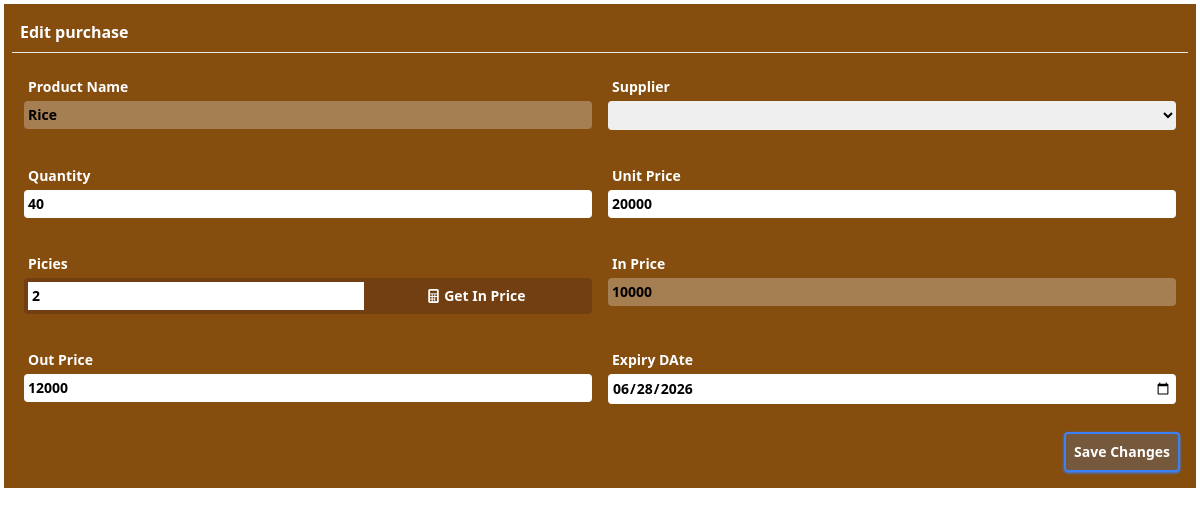
The page /pages/edit_purchase_order.php?porder=1 on the database its author committed.
### tables this page shows
CREATE TABLE `item` (
  `id` int(11) NOT NULL,
  `item_name` text NOT NULL,
  `in_price` double NOT NULL,
  `out_price` double NOT NULL,
  `quantity` double NOT NULL,
  `item_supliyer` int(11) NOT NULL,
  `reg_date` datetime NOT NULL DEFAULT current_timestamp(),
  `pcs` double NOT NULL DEFAULT 1,
  `business` int(11) NOT NULL,
  `expiry_date` date DEFAULT NULL,
  `profit` double NOT NULL
);

CREATE TABLE `purchase_orders` (
  `pord_id` int(11) NOT NULL,
  `business` int(11) NOT NULL,
  `supplier` int(11) NOT NULL,
  `item` int(11) NOT NULL,
  `p_quantity` float NOT NULL,
  `pin_Price` double NOT NULL,
  `pout_price` double NOT NULL,
  `purchase_date` datetime NOT NULL DEFAULT current_timestamp(),
  `expiry_date` date DEFAULT NULL,
  `status` int(11) NOT NULL DEFAULT 0,
  `picies` float NOT NULL
);

### pages/edit_purchase_order.php (the view, shortened to what this page needs)
<?php
include("connection.php");
$supplier=$_SESSION['supplier'];
$porder=$_GET['porder'];
$select_supplier=$conn->prepare("SELECT * FROM supplier where sp_id=?");
$select_supplier->bind_param("i",$supplier);
$select_supplier->execute();
$a_sp=$select_supplier->get_result();
$sp=$a_sp->fetch_assoc();
$select_purchase_order=$conn->prepare("SELECT * FROM purchase_orders where pord_id=?");
$select_purchase_order->bind_param("i",$porder);
$select_purchase_order->execute();
$poredr_result=$select_purchase_order->get_result();
$po=$poredr_result->fetch_assoc();
$item=$po['item'];
$select_item=$conn->prepare("SELECT * FROM item where id=?");
$select_item->bind_param("i",$item);
$select_item->execute();
$a_item=$select_item->get_result();
$it=$a_item->fetch_assoc();
?>
<!DOCTYPE html>
<html lang="en">
<head>
    <script src="../plugins/css/tailwindcss.js"></script>
    <link rel="stylesheet" href="../plugins/icons/bootstrap-icons.css">
</head>
<body>
    <div class="container-fluid p-1 w-full h-[100%] flex">
        <div class="conatiner bg-yellow-800 p-2 rounder w-[100%] m-auto">
            <form action="" method="post">
                <h1 class="text-white font-bold p-2">Edit purchase</h1>
                <hr class="text-white">
                <div class="row flex-column md:flex w-full p-1 my-2 justify-between">
                    <div class="col p-2 w-full md:w-1/2">
                        <label for="" class="block p-1 text-sm text-white font-bold">Product Name</label>
                        <input type="text" required name="pname" id="" disabled value="<?php echo htmlspecialchars($it['item_name']) ?>"
                            class="w-full p-1 rounded outline-0 focus:outline-blue-500 text-sm font-bold">
                    </div>
                    <div class="col p-2 w-full md:w-1/2">
                        <label for="" class="block p-1 text-sm text-white font-bold">Supplier</label>
                        <select required name="supplier" id=""
                            class="w-full p-1 rounded outline-0 focus:outline-blue-500 text-sm font-bold">
                            <option value="<?php echo $sp['sp_id'] ?>"><?php echo htmlspecialchars($sp['name']) ?></option>
                            </select>
                    </div>
                </div>
                <div class="row flex-column md:flex w-full p-1 my-2 justify-between ">
                    <div class="col p-2 w-full md:w-1/2">
                        <label for="" class="block p-1 text-sm text-white font-bold">Quantity</label>
                        <input type="text" required name="pstock" value="<?php echo htmlspecialchars($po['p_quantity']/$po['picies']) ?>"
                            class="w-full p-1 rounded outline-0 focus:outline-blue-500 text-sm font-bold">
                    </div>
                    <div class="col p-2 w-full md:w-1/2">
                        <label for="" class="block p-1 text-sm text-white font-bold">Unit Price</label>
                        <input type="text" required name="unitprice" id="unit_price" value="<?php echo htmlspecialchars($po['pin_Price']*$po['picies']) ?>"
                            class="w-full p-1 rounded outline-0 focus:outline-blue-500 text-sm font-bold">
                    </div>
                </div>
                <div class="row flex-column md:flex w-full p-1 my-2 justify-between ">
                    <div class="col p-2 w-full md:w-1/2">
                        <label for="" class="block p-1 text-sm text-white font-bold">Picies</label>
                        <div class="flex border border-4 border-yellow-900 rounded w-full">
                            <input type="number" required name="picies" value="<?php echo htmlspecialchars($po['picies']) ?>" id="picie"
                                class="w-[60%] p-1 outline-0 focus:outline-none text-sm font-bold">
                            <div id="get" title="click to Get in Price Automaticaly"
                                class="text-sm text-center text-white p-auto w-[40%] font-bold bg-yellow-900 p-1 cursor-pointer">
                                <i class="bi bi-calculator-fill"></i> Get In Price</div>
                        </div>
                    </div>
                    <div class="col p-2 w-full md:w-1/2">
                        <label for="" class="block p-1 text-sm text-white font-bold">In Price</label>
                        <input type="number" disabled required id="in_price" name="inprice" value="<?php echo htmlspecialchars($po['pin_Price']) ?>"
                            class="w-full p-1 rounded outline-0 focus:outline-blue-500 text-sm font-bold">
                    </div>
                </div>
                <div class="row flex-column md:flex w-full p-1 my-2 justify-between ">
                    <div class="col p-2 w-full md:w-1/2">
                        <label for="" class="block p-1 text-sm text-white font-bold">Out Price</label>
                        <input type="number" required name="outprice" id="" value="<?php echo htmlspecialchars($po['pout_price']) ?>"
                            class="w-full p-1 rounded outline-0 focus:outline-blue-500 text-sm font-bold">
                    </div>
                    <div class="col p-2 w-full md:w-1/2">
                        <label for="" class="block p-1 text-sm text-white font-bold">Expiry DAte</label>
                        <input type="date" required name="expiry" id="" value="<?php echo htmlspecialchars($po['expiry_date']) ?>"
                            class="w-full p-1 rounded outline-0 focus:outline-blue-500 text-sm font-bold">
                    </div>
                </div>
                <div class="flex p-2 justify-end">
                    <button name="save" class="p-2 text-white text-sm rounded shadow shadow-blue-500 border border-2 bg-blue-500/20 border-blue-500 font-bold"> Save Changes</button>
                </div>
            </form>
        </div>
    </div>
</body>
</html>

### rows shown on the page
item: pname "Rice"
purchase_orders: pstock "40", unitprice "20000", picies "2", inprice "10000", outprice "12000", expiry "06/28/2026"
